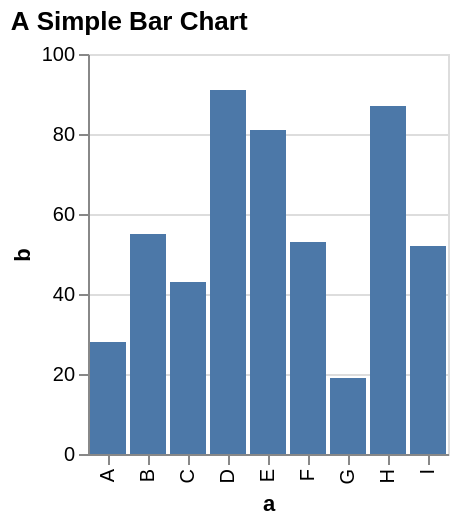

Write the Vega-Lite specification saved for this chart.
### Vega specification from a JSON file in a GitHub repository (floating-point values rounded to 4 significant figures)
{"$schema": "https://vega.github.io/schema/vega/v5.json", "background": "white", "padding": 5, "height": 200, "title": {"text": "A Simple Bar Chart", "anchor": "start"}, "style": "cell", "data": [{"name": "source_0", "values": [{"a": "A", "b": 28}, {"a": "B", "b": 55}, {"a": "C", "b": 43}, {"a": "D", "b": 91}, {"a": "E", "b": 81}, {"a": "F", "b": 53}, {"a": "G", "b": 19}, {"a": "H", "b": 87}, {"a": "I", "b": 52}]}, {"name": "data_0", "source": "source_0", "transform": [{"type": "stack", "groupby": ["a"], "field": "b", "sort": {"field": [], "order": []}, "as": ["b_start", "b_end"], "offset": "zero"}, {"type": "filter", "expr": "isValid(datum[\"b\"]) && isFinite(+datum[\"b\"])"}]}], "signals": [{"name": "x_step", "value": 20}, {"name": "width", "update": "bandspace(domain('x').length, 0.1, 0.05) * x_step"}], "marks": [{"name": "marks", "type": "rect", "style": ["bar"], "from": {"data": "data_0"}, "encode": {"update": {"fill": {"value": "#4c78a8"}, "ariaRoleDescription": {"value": "bar"}, "description": {"signal": "\"a: \" + (isValid(datum[\"a\"]) ? datum[\"a\"] : \"\"+datum[\"a\"]) + \"; b: \" + (format(datum[\"b\"], \"\"))"}, "x": {"scale": "x", "field": "a"}, "width": {"scale": "x", "band": 1}, "y": {"scale": "y", "field": "b_end"}, "y2": {"scale": "y", "field": "b_start"}}}}], "scales": [{"name": "x", "type": "band", "domain": {"data": "data_0", "field": "a", "sort": true}, "range": {"step": {"signal": "x_step"}}, "paddingInner": 0.1, "paddingOuter": 0.05}, {"name": "y", "type": "linear", "domain": {"data": "data_0", "fields": ["b_start", "b_end"]}, "range": [{"signal": "height"}, 0], "nice": true, "zero": true}], "axes": [{"scale": "y", "orient": "left", "gridScale": "x", "grid": true, "tickCount": {"signal": "ceil(height/40)"}, "domain": false, "labels": false, "aria": false, "maxExtent": 0, "minExtent": 0, "ticks": false, "zindex": 0}, {"scale": "x", "orient": "bottom", "grid": false, "title": "a", "labelAlign": "right", "labelAngle": 270, "labelBaseline": "middle", "zindex": 0}, {"scale": "y", "orient": "left", "grid": false, "title": "b", "labelOverlap": true, "tickCount": {"signal": "ceil(height/40)"}, "zindex": 0}]}
